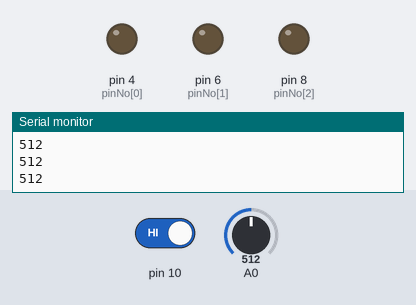
Recording of a sketch running on a simulated Arduino Uno, built with avr-gcc and run on an emulated ATmega328P. Shown: output pins drawn as LEDs (lit = HIGH), the last lines printed to the serial monitor. Dashed ring = blinking. The test bench sets the inputs (shaded band); at power-on: A0 = 512, pin 10 HIGH.

Above: at 1.2 s.
1.3 s: A0 set to 685
2.8 s: A0 set to 709
At 3.4 s:
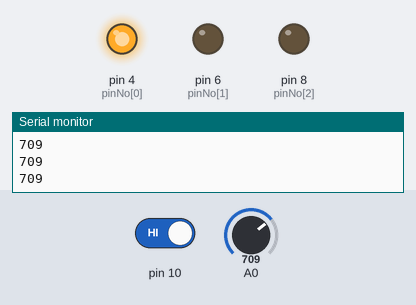
4.5 s: pin 10 driven LOW
At 4.9 s:
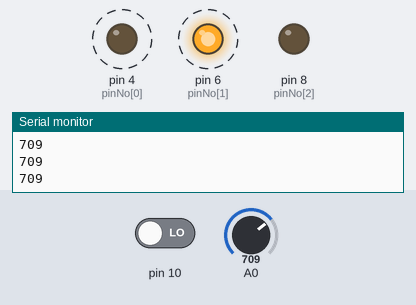
7.5 s: pin 10 driven HIGH
At 8.4 s:
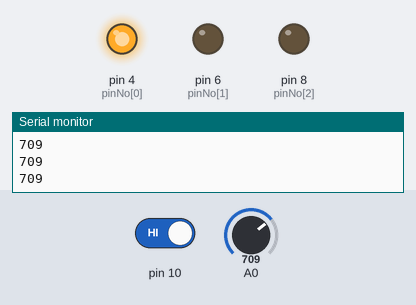
9.1 s: A0 set to 690
At 9.8 s:
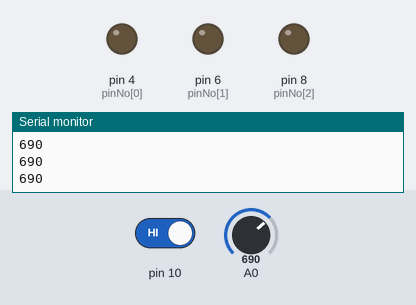
Timing chart, 0 to 11.9 s (numbered marks = the images above; inputs shaded):
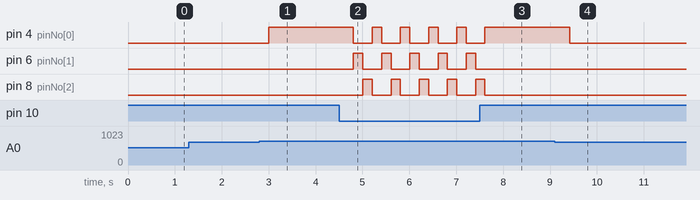

Measured:
- the behaviour switches between 700 and 701 on A0 (found by bisection; images 0 and 1)
- after the input at 2.8 s, pin 4 (pinNo[0]): LOW → HIGH after 0.21 s
- after the input at 4.5 s, pin 4 (pinNo[0]), pin 6 (pinNo[1]): alternates HIGH for 0.20 s and LOW for 0.40 s, starting after 0.31 s; pin 8 (pinNo[2]): alternates HIGH for 0.20 s and LOW for 0.40 s, starting after 0.51 s
- after the input at 7.5 s, pin 4 (pinNo[0]): goes on until 7.6 s, then stays HIGH; pin 6 (pinNo[1]): stops changing and stays LOW; pin 8 (pinNo[2]): goes on until 7.6 s, then stays LOW
- after the input at 9.1 s, pin 4 (pinNo[0]): HIGH → LOW after 0.32 s

The sketch:

sketch_mar17c.ino
```cpp
int pinNo[3] = {4,6,8};
int state =0;

void setup() {
  Serial.begin(9600);
  pinMode(10,INPUT);
  pinMode(6,OUTPUT);
  pinMode(8,OUTPUT);
  pinMode(4,OUTPUT);
}

void loop() {
  int Value = analogRead(0);
  int pinValue = digitalRead(10);
  Serial.println(Value);
  delay(200);

  if(pinValue == 0)
  {
    state = (state+1)%3;
  }

  if(Value >700)
  digitalWrite(pinNo[state],HIGH);
  else
  digitalWrite(pinNo[state],LOW);
  digitalWrite(pinNo[(state+1)%3],LOW);
  digitalWrite(pinNo[(state+2)%3],LOW);
}
```
